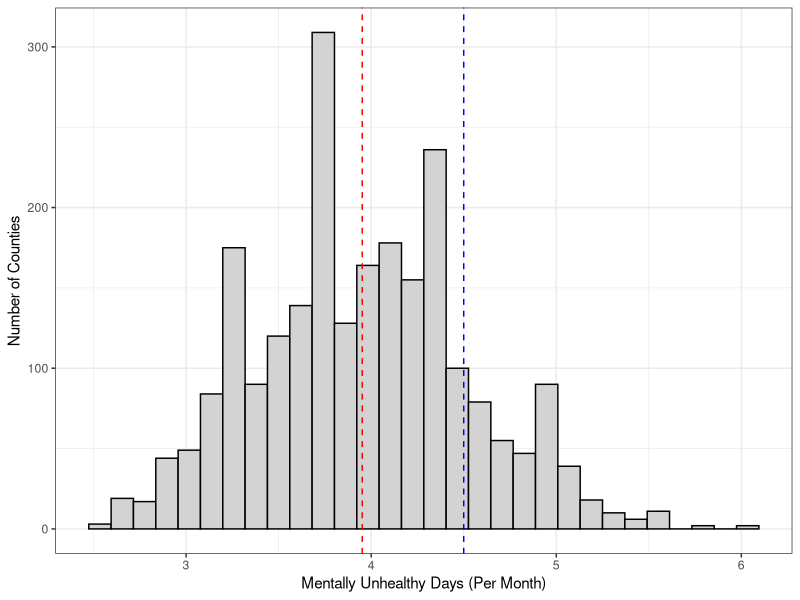
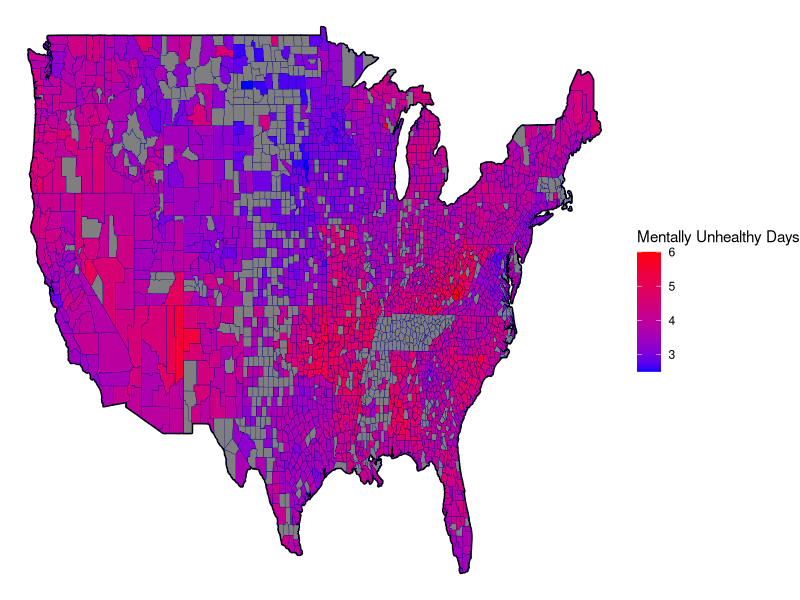
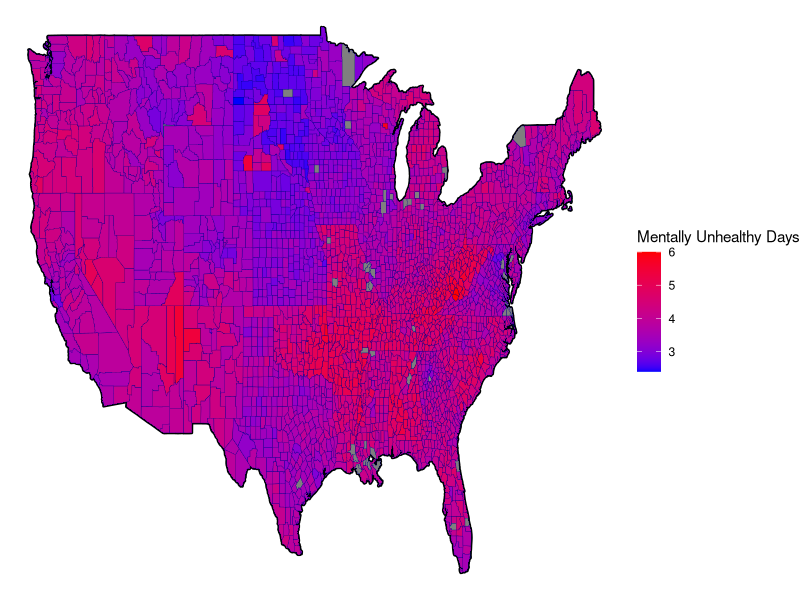
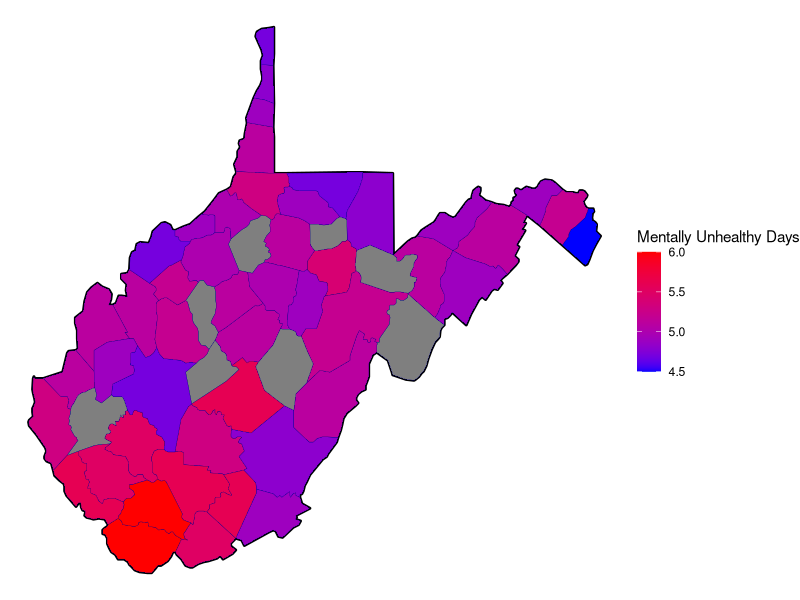
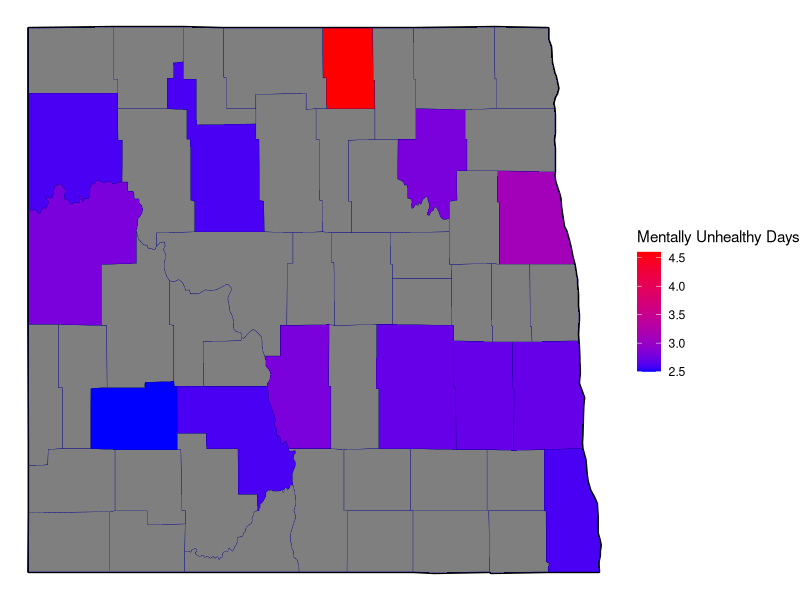

Source code (R) for these figures, in order: (Note: this script raises an error after producing the figures.)
# load libraries
library(kableExtra)                     # for printing tables
library(cowplot)                        # for side by side plots
library(lubridate)                      # for dealing with dates
library(maps)                           # for creating maps
library(tidyverse)

# read in the cleaned data
mental_health = read_csv("data/clean/mental_health_clean.csv")
health_total = read_csv("data/clean/health_data_clean.csv")

# create histogram of case fatality rate
# save the mean
mean <- mean(mental_health$mentally_unhealthy_days)
cutoff <- 4.5

# plot mentally_unhealthy days and draw line at the mean
p = mental_health %>%
  ggplot(aes(x = mentally_unhealthy_days)) + 
  geom_histogram(fill = "light grey", 
                 col = "black") +
  geom_vline(xintercept = mean,
             linetype = "dashed",
             col = "red") +
  geom_vline(xintercept = cutoff,
             linetype = "dashed",
             col = "blue") +
  labs(x = "Mentally Unhealthy Days (Per Month)", 
       y = "Number of Counties") + 
  theme_bw()

# save the histogram
ggsave(filename = "results/response-histogram.png", 
       plot = p, 
       device = "png", 
       width = 5, 
       height = 3)

# create a heatmap of mentally unhealthy days for cleaned dataset
p2 = map_data("county") %>%
  as_tibble() %>% 
  left_join(mental_health %>% 
              rename(region = state, 
                     subregion = name,
                     `Mentally Unhealthy Days` = mentally_unhealthy_days) %>% 
              mutate(region = str_to_lower(region), 
                     subregion = str_to_lower(subregion)), 
            by = c("region", "subregion")) %>%
  ggplot() + 
  geom_polygon(data=map_data("state"), 
               aes(x=long, y=lat, group=group),
               color="black", fill=NA,  size = 1, alpha = .3) + 
  geom_polygon(aes(x=long, y=lat, group=group, fill = `Mentally Unhealthy Days`),
               color="darkblue", size = .1) +
  scale_fill_gradient(low = "blue", high = "red") +
  theme_void()

ggsave(filename = "results/map-clean.png", 
       plot = p2, 
       device = "png", 
       width = 7, 
       height = 4)

p3 = map_data("county") %>%
  as_tibble() %>% 
  left_join(health_total %>% 
              rename(region = state, 
                     subregion = name,
                     `Mentally Unhealthy Days` = `Mentally Unhealthy Days`) %>% 
              mutate(region = str_to_lower(region), 
                     subregion = str_to_lower(subregion)), 
            by = c("region", "subregion")) %>%
  ggplot() + 
  geom_polygon(data=map_data("state"), 
               aes(x=long, y=lat, group=group),
               color="black", fill=NA,  size = 1, alpha = .3) + 
  geom_polygon(aes(x=long, y=lat, group=group, fill = `Mentally Unhealthy Days`),
               color="darkblue", size = .1) +
  scale_fill_gradient(low = "blue", high = "red") +
  theme_void()

ggsave(filename = "results/map-total.png", 
       plot = p3, 
       device = "png", 
       width = 7, 
       height = 4)

# create heatmap of highest mentally unhappy days 
wv = map_data("county") %>%
  as_tibble() %>%
  filter(region == "west virginia") %>%
  left_join(mental_health %>% 
              rename(region = state, 
                     subregion = name,
                     `Mentally Unhealthy Days` = mentally_unhealthy_days) %>% 
              mutate(region = str_to_lower(region), 
                     subregion = str_to_lower(subregion)), 
            by = c("region", "subregion")) %>%
  ggplot() + 
  geom_polygon(data=map_data("state") %>% filter(region == "west virginia"),
               aes(x=long, y=lat, group=group),
               color="black", fill=NA, size = 1, alpha = .3) + 
  geom_polygon(aes(x=long, y=lat, group=group, fill = `Mentally Unhealthy Days`),
               color="darkblue", size = .1) +
  scale_fill_gradient(low = "blue", high = "red") +
  theme_void()

ggsave(filename = "results/west-va.png", 
       plot = wv, 
       device = "png", 
       width = 7, 
       height = 4)

nd = map_data("county") %>%
  as_tibble() %>%
  filter(region == "north dakota") %>%
  left_join(mental_health %>% 
              rename(region = state, 
                     subregion = name,
                     `Mentally Unhealthy Days` = mentally_unhealthy_days) %>% 
              mutate(region = str_to_lower(region), 
                     subregion = str_to_lower(subregion)), 
            by = c("region", "subregion")) %>%
  ggplot() + 
  geom_polygon(data=map_data("state") %>% filter(region == "north dakota"),
               aes(x=long, y=lat, group=group),
               color="black", fill=NA, size = 1, alpha = .3) + 
  geom_polygon(aes(x=long, y=lat, group=group, fill = `Mentally Unhealthy Days`),
               color="darkblue", size = .1) +
  scale_fill_gradient(low = "blue", high = "red") +
  theme_void()

ggsave(filename = "results/north-dakota.png", 
       plot = nd, 
       device = "png", 
       width = 7, 
       height = 4)

# examine top 10 counties with lowest mentally unhealthy days
mental_health %>%
  arrange(mentally_unhealthy_days) %>%
  select(state, name, mentally_unhealthy_days) %>%
  head(10) %>%
  kable(format = "latex",
        booktabs = TRUE, 
        col.names = c("State", "County", "Mentally Unhealthy Days"),
        caption = "Top 10 counties with lowest mentally unhealthy days") %>%
  save_kable("low-days.pdf")

# examine top 10 counties with highest mentally unhealthy days
mental_health %>%
  arrange(desc(mentally_unhealthy_days)) %>%
  select(state, name, mentally_unhealthy_days) %>%
  head(10) %>%
  kable(format = "latex",
        booktabs = TRUE, 
        col.names = c("State", "County", "Mentally Unhealthy Days"),
        caption = "Top 10 counties with highest mentally unhealthy days") %>%
  save_kable("high-days.pdf")

# need to figure out how to save table #s differently (both Table 1 right now)

# pick features and explore relationship with mentally_unhealthy response
